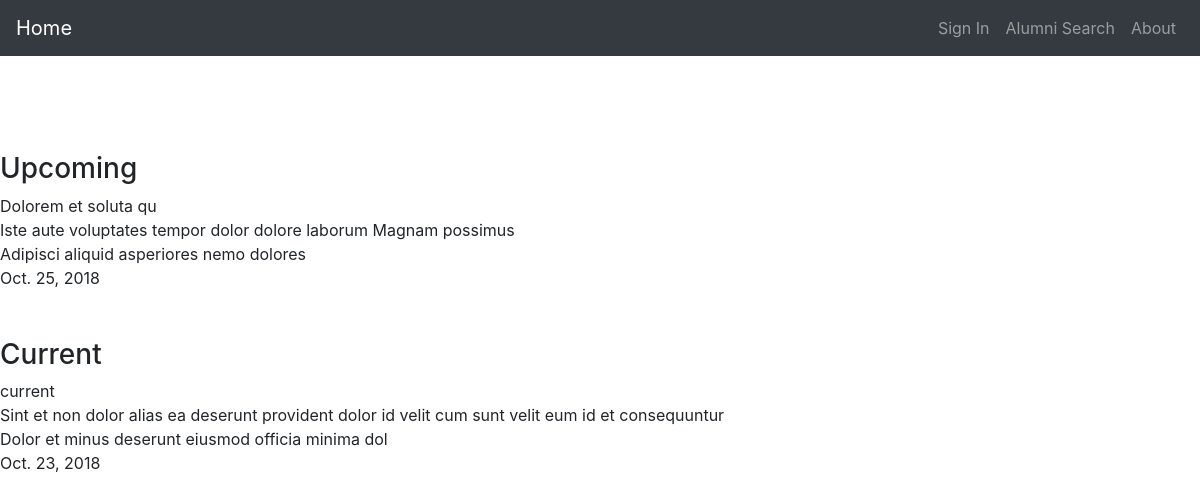
The page /event-list on the database its author committed.
### event/models.py (models this page shows)
class Event(models.Model):
	title = models.CharField(max_length=20)
	description = models.CharField(max_length=100)
	venue = models.CharField(max_length=50)
	schedule = models.DateField()
	def __str__(self):
		return self.title

### event/views.py (the view)
# urls.py: path('event-list',get_event,name='get_event'),
def get_event(request):
    now = date.today()
    obj = Event.objects.all()
    print("%^%^&%^%^%^^")
    print(obj)
    return render(request,"event/event-list.html",{'event':obj,'now':now})

### event/templates/event/event-list.html
{% extends "base.html" %}
{% block content %}
{% include "navbar.html" %}
<div>
	<h3>Upcoming</h3>
{% for i in event %}
{% if i.schedule > now %}
{{ i.title }}<br>
{{ i.description }}<br>
{{ i.venue }}<br>
{{ i.schedule }}<br><br><br>
{% endif %}
{% endfor %}
</div>
<div>
	<h3>Current</h3>
{% for i in event %}
{% if i.schedule == now %}
{{ i.title }}<br>
{{ i.description }}<br>
{{ i.venue }}<br>
{{ i.schedule }}<br><br><br>
{% endif %}
{% endfor %}
</div>
{% endblock %}

### rows shown on the page
Event: title "Dolorem et soluta qu", description "Iste aute voluptates tempor dolor dolore laborum Magnam possimus", venue "Adipisci aliquid asperiores nemo dolores", schedule "Oct. 25, 2018"
Event: title "current", description "Sint et non dolor alias ea deserunt provident dolor id velit cum sunt velit eum id et consequuntur", venue "Dolor et minus deserunt eiusmod officia minima dol", schedule "Oct. 23, 2018"
